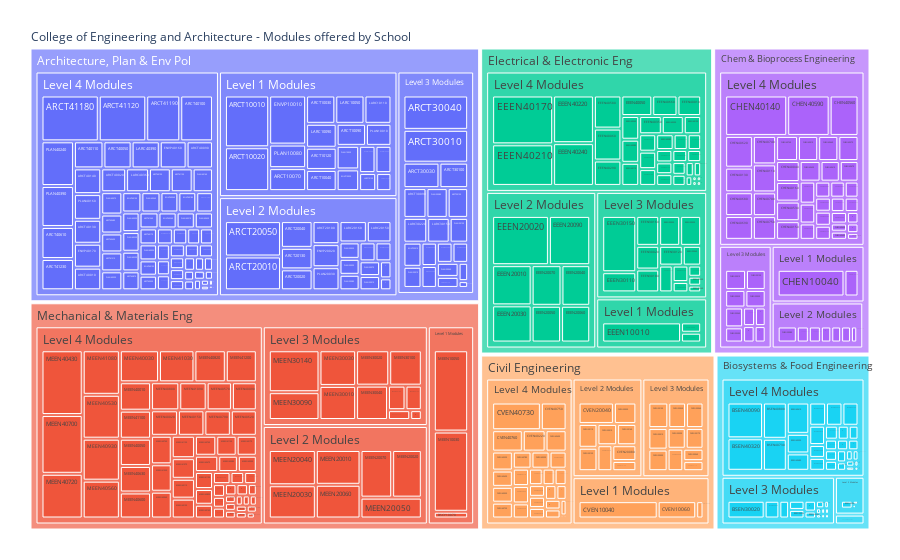

The cell this chart's notebook holds for it:
### Code cell
def treemap(assessments, school=None, taught_credits=True):
    
    new_assessments=assessments
    title=""
    #If a school is specified, make the treemap just for that school
    if school!=None:
        new_assessments=assessments[assessments["School"]==school]
        title="of " + school
        
        
        
    color_dict={"Civil Engineering":"#AB63FA", \
                     "Mechanical & Materials Eng": "#EF553B", \
                     "Chem & Bioprocess Engineering": "#FFA15A", \
                     "Biosystems & Food Engineering": "#19D3F3", \
                     "Architecture, Plan & Env Pol": "#636EFA", \
                     "Electrical & Electronic Eng": "#00CC96"}
    
    #Group the modules as we want to
    new_assessments["Module Level"]=assessments["Level"].apply(lambda x: "Level %d Modules" %x)
    modules=new_assessments.groupby(by=["School", "Module Level", "Module Code"], as_index=False).sum()
    if taught_credits:
        credits="Student Credits"
    else:
        credits="Credits"
    modules=modules[modules[credits] != 0]
    
    #Set the figure up
    fig = px.treemap(modules, path=[\
                               px.Constant("College of Engineering and Architecture - Modules offered by School %s" %(title)), \
                               "School", 'Module Level', 'Module Code'], values=credits, \
                     color_discrete_map=[color_dict[school] for school in modules["School"].unique()])
    
    fig.update_layout( margin=dict(t=25, l=25, r=25, b=25))#, annotations=list(x = 1, y = -0.1,\
                                                                             #text = "Source: data I found somewhere.",
                                                                             #showarrow = F,\
                                                                             #xref='paper', yref='paper', \
                                                                             #xanchor='right',\
                                                                             #yanchor='auto', \
                                                                             #xshift=0, \
                                                                             #yshift=0)#,
                                                                             #font=list(size=15, color="red"))
                                                                             #)
    fig.show()
    
treemap(assessments)

### Figure 1 — Plotly figure (JSON) as saved in the notebook; plotly's stock layout.template omitted (floating-point values rounded to 4 significant figures; data arrays with more than 128 entries replaced by an {"elided": "..."} marker saying what was removed)
{"data": [{"branchvalues": "total", "domain": {"x": [0, 1], "y": [0, 1]}, "hovertemplate": "labels=%{label}<br>Student Credits=%{value}<br>parent=%{parent}<br>id=%{id}<extra></extra>", "ids": {"elided": "468 str values"}, "labels": {"elided": "468 str values"}, "name": "", "parents": {"elided": "468 str values"}, "type": "treemap", "values": {"elided": "468 float values"}}], "layout": {"legend": {"tracegroupgap": 0}, "margin": {"b": 25, "l": 25, "r": 25, "t": 25}}}
